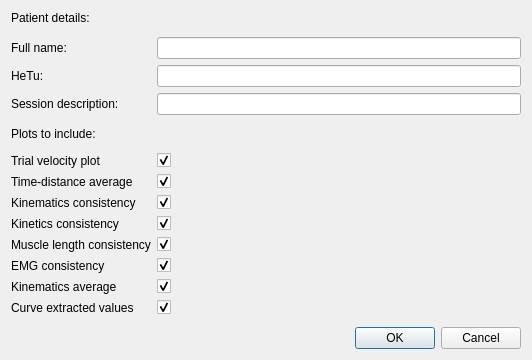
<?xml version="1.0" encoding="UTF-8"?>
<ui version="4.0">
 <class>Dialog</class>
 <widget class="QDialog" name="Dialog">
  <property name="geometry">
   <rect>
    <x>0</x>
    <y>0</y>
    <width>532</width>
    <height>335</height>
   </rect>
  </property>
  <property name="windowTitle">
   <string>Patient details</string>
  </property>
  <layout class="QVBoxLayout" name="verticalLayout">
   <item>
    <layout class="QFormLayout" name="formLayout">
     <item row="0" column="0" colspan="2">
      <widget class="QLabel" name="prompt">
       <property name="text">
        <string>Patient details:</string>
       </property>
       <property name="alignment">
        <set>Qt::AlignLeading|Qt::AlignLeft|Qt::AlignVCenter</set>
       </property>
      </widget>
     </item>
     <item row="1" column="0">
      <spacer name="verticalSpacer">
       <property name="orientation">
        <enum>Qt::Vertical</enum>
       </property>
       <property name="sizeHint" stdset="0">
        <size>
         <width>20</width>
         <height>40</height>
        </size>
       </property>
      </spacer>
     </item>
     <item row="2" column="0">
      <widget class="QLabel" name="label">
       <property name="text">
        <string>Full name:</string>
       </property>
      </widget>
     </item>
     <item row="2" column="1">
      <widget class="QLineEdit" name="lnFullName"/>
     </item>
     <item row="3" column="0">
      <widget class="QLabel" name="label_2">
       <property name="text">
        <string>HeTu:</string>
       </property>
      </widget>
     </item>
     <item row="3" column="1">
      <widget class="QLineEdit" name="lnHetu"/>
     </item>
     <item row="4" column="0">
      <widget class="QLabel" name="label_13">
       <property name="text">
        <string>Session description:</string>
       </property>
      </widget>
     </item>
     <item row="4" column="1">
      <widget class="QLineEdit" name="lnDescription"/>
     </item>
     <item row="5" column="0">
      <spacer name="verticalSpacer_2">
       <property name="orientation">
        <enum>Qt::Vertical</enum>
       </property>
       <property name="sizeHint" stdset="0">
        <size>
         <width>20</width>
         <height>40</height>
        </size>
       </property>
      </spacer>
     </item>
     <item row="6" column="0">
      <widget class="QLabel" name="label_3">
       <property name="text">
        <string>Plots to include:</string>
       </property>
      </widget>
     </item>
     <item row="7" column="0">
      <spacer name="verticalSpacer_3">
       <property name="orientation">
        <enum>Qt::Vertical</enum>
       </property>
       <property name="sizeHint" stdset="0">
        <size>
         <width>20</width>
         <height>40</height>
        </size>
       </property>
      </spacer>
     </item>
     <item row="8" column="0">
      <widget class="QLabel" name="label_4">
       <property name="text">
        <string>Trial velocity plot</string>
       </property>
      </widget>
     </item>
     <item row="8" column="1">
      <widget class="QCheckBox" name="cbTrialVelocity">
       <property name="sizePolicy">
        <sizepolicy hsizetype="Minimum" vsizetype="Fixed">
         <horstretch>0</horstretch>
         <verstretch>0</verstretch>
        </sizepolicy>
       </property>
       <property name="layoutDirection">
        <enum>Qt::LeftToRight</enum>
       </property>
       <property name="text">
        <string/>
       </property>
       <property name="checked">
        <bool>true</bool>
       </property>
      </widget>
     </item>
     <item row="9" column="0">
      <widget class="QLabel" name="label_11">
       <property name="text">
        <string>Time-distance average</string>
       </property>
      </widget>
     </item>
     <item row="9" column="1">
      <widget class="QCheckBox" name="cbTimeDistAverage">
       <property name="text">
        <string/>
       </property>
       <property name="checked">
        <bool>true</bool>
       </property>
      </widget>
     </item>
     <item row="10" column="0">
      <widget class="QLabel" name="label_5">
       <property name="text">
        <string>Kinematics consistency</string>
       </property>
      </widget>
     </item>
     <item row="10" column="1">
      <widget class="QCheckBox" name="cbKinematicsCons">
       <property name="sizePolicy">
        <sizepolicy hsizetype="Minimum" vsizetype="Fixed">
         <horstretch>0</horstretch>
         <verstretch>0</verstretch>
        </sizepolicy>
       </property>
       <property name="layoutDirection">
        <enum>Qt::LeftToRight</enum>
       </property>
       <property name="text">
        <string/>
       </property>
       <property name="checked">
        <bool>true</bool>
       </property>
      </widget>
     </item>
     <item row="12" column="0">
      <widget class="QLabel" name="label_6">
       <property name="text">
        <string>Muscle length consistency</string>
       </property>
      </widget>
     </item>
     <item row="12" column="1">
      <widget class="QCheckBox" name="cbMuscleLenCons">
       <property name="sizePolicy">
        <sizepolicy hsizetype="Minimum" vsizetype="Fixed">
         <horstretch>0</horstretch>
         <verstretch>0</verstretch>
        </sizepolicy>
       </property>
       <property name="layoutDirection">
        <enum>Qt::LeftToRight</enum>
       </property>
       <property name="text">
        <string/>
       </property>
       <property name="checked">
        <bool>true</bool>
       </property>
      </widget>
     </item>
     <item row="13" column="0">
      <widget class="QLabel" name="label_7">
       <property name="text">
        <string>EMG consistency</string>
       </property>
      </widget>
     </item>
     <item row="13" column="1">
      <widget class="QCheckBox" name="cbEMGCons">
       <property name="sizePolicy">
        <sizepolicy hsizetype="Minimum" vsizetype="Fixed">
         <horstretch>0</horstretch>
         <verstretch>0</verstretch>
        </sizepolicy>
       </property>
       <property name="layoutDirection">
        <enum>Qt::LeftToRight</enum>
       </property>
       <property name="text">
        <string/>
       </property>
       <property name="checked">
        <bool>true</bool>
       </property>
      </widget>
     </item>
     <item row="14" column="0">
      <widget class="QLabel" name="label_8">
       <property name="text">
        <string>Kinematics average</string>
       </property>
      </widget>
     </item>
     <item row="14" column="1">
      <widget class="QCheckBox" name="cbKinAverage">
       <property name="sizePolicy">
        <sizepolicy hsizetype="Minimum" vsizetype="Fixed">
         <horstretch>0</horstretch>
         <verstretch>0</verstretch>
        </sizepolicy>
       </property>
       <property name="layoutDirection">
        <enum>Qt::LeftToRight</enum>
       </property>
       <property name="text">
        <string/>
       </property>
       <property name="checked">
        <bool>true</bool>
       </property>
      </widget>
     </item>
     <item row="16" column="0">
      <spacer name="verticalSpacer_4">
       <property name="orientation">
        <enum>Qt::Vertical</enum>
       </property>
       <property name="sizeHint" stdset="0">
        <size>
         <width>20</width>
         <height>40</height>
        </size>
       </property>
      </spacer>
     </item>
     <item row="11" column="0">
      <widget class="QLabel" name="label_9">
       <property name="text">
        <string>Kinetics consistency</string>
       </property>
      </widget>
     </item>
     <item row="11" column="1">
      <widget class="QCheckBox" name="cbKineticsCons">
       <property name="sizePolicy">
        <sizepolicy hsizetype="Minimum" vsizetype="Fixed">
         <horstretch>0</horstretch>
         <verstretch>0</verstretch>
        </sizepolicy>
       </property>
       <property name="layoutDirection">
        <enum>Qt::LeftToRight</enum>
       </property>
       <property name="text">
        <string/>
       </property>
       <property name="checked">
        <bool>true</bool>
       </property>
      </widget>
     </item>
     <item row="15" column="0">
      <widget class="QLabel" name="label_10">
       <property name="text">
        <string>Curve extracted values</string>
       </property>
      </widget>
     </item>
     <item row="15" column="1">
      <widget class="QCheckBox" name="cbExtracted">
       <property name="sizePolicy">
        <sizepolicy hsizetype="Minimum" vsizetype="Fixed">
         <horstretch>0</horstretch>
         <verstretch>0</verstretch>
        </sizepolicy>
       </property>
       <property name="layoutDirection">
        <enum>Qt::LeftToRight</enum>
       </property>
       <property name="text">
        <string/>
       </property>
       <property name="checked">
        <bool>true</bool>
       </property>
      </widget>
     </item>
    </layout>
   </item>
   <item>
    <widget class="QDialogButtonBox" name="buttonBox">
     <property name="orientation">
      <enum>Qt::Horizontal</enum>
     </property>
     <property name="standardButtons">
      <set>QDialogButtonBox::Cancel|QDialogButtonBox::Ok</set>
     </property>
    </widget>
   </item>
  </layout>
 </widget>
 <resources/>
 <connections>
  <connection>
   <sender>buttonBox</sender>
   <signal>accepted()</signal>
   <receiver>Dialog</receiver>
   <slot>accept()</slot>
   <hints>
    <hint type="sourcelabel">
     <x>248</x>
     <y>254</y>
    </hint>
    <hint type="destinationlabel">
     <x>157</x>
     <y>274</y>
    </hint>
   </hints>
  </connection>
  <connection>
   <sender>buttonBox</sender>
   <signal>rejected()</signal>
   <receiver>Dialog</receiver>
   <slot>reject()</slot>
   <hints>
    <hint type="sourcelabel">
     <x>316</x>
     <y>260</y>
    </hint>
    <hint type="destinationlabel">
     <x>286</x>
     <y>274</y>
    </hint>
   </hints>
  </connection>
 </connections>
</ui>
